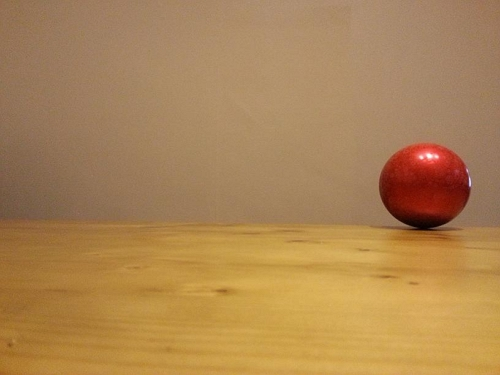
#> input picture OpenCV/15-ImageSegmentation/images/ball.jpg, 500 x 375 px
$ python 101-2-binarizationWithTrackBar.py
#> lines starting #> are read from the running program, lines starting #| are printed output that depends on the picture; after the words box and inside, x2 and y2 are one past the last pixel; in counts of white or black regions, pixels touching at a corner belong together
# 예제와 같음 경로만 수정

import cv2
import os

def nothing(x):
    pass


cv2.namedWindow('Binary')
cv2.createTrackbar('threshold', 'Binary', 0, 255, nothing)
cv2.setTrackbarPos('threshold', 'Binary', 127)

os.chdir('15-Image segmentation\\images')
img_color = cv2.imread('ball.jpg', cv2.IMREAD_COLOR)
#> img_color is the input picture: shape (375, 500, 3); mean B, G, R 83.8, 132.7, 172.4
img_gray = cv2.cvtColor(img_color, cv2.COLOR_BGR2GRAY)
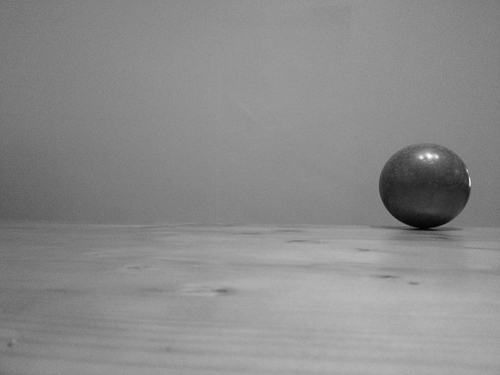
#> img_gray: shape (375, 500); min 4, max 251, mean 139


while(True):
    thre = cv2.getTrackbarPos('threshold', 'Binary')


    ret,img_binary = cv2.threshold(img_gray, thre, 255,
        cv2.THRESH_BINARY_INV)
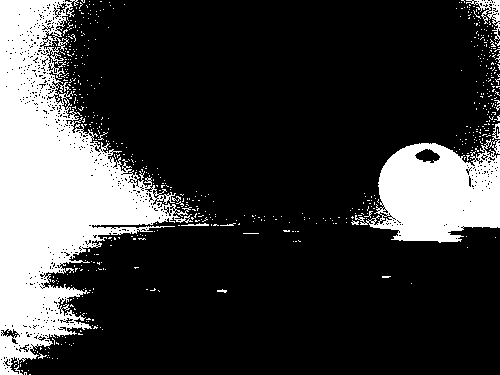
#> img_binary: shape (375, 500); 22.3% white; 597 white regions (587 under 20 px), largest, box (x1, y1, x2, y2) and area: (0, 0, 193, 375) 29897, (355, 139, 500, 243) 9766, (466, 0, 500, 41) 389
#> ret = 127

    img_result = cv2.bitwise_and(img_color, img_color, mask = img_binary)
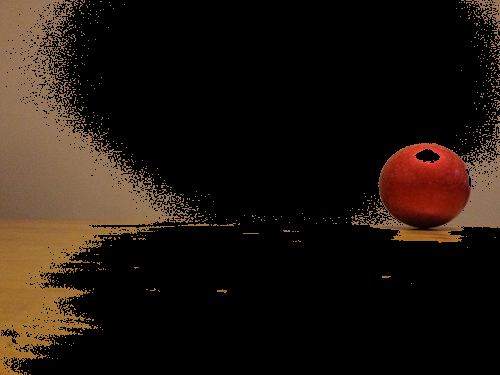
#> img_result: shape (375, 500, 3); mean B, G, R 14.7, 22.3, 32.4

    cv2.imshow('Result', img_result)
    cv2.imshow('Binary', img_binary)


    if cv2.waitKey(1) == 27:
#> (key Esc is pressed here)
        break


cv2.destroyAllWindows()
